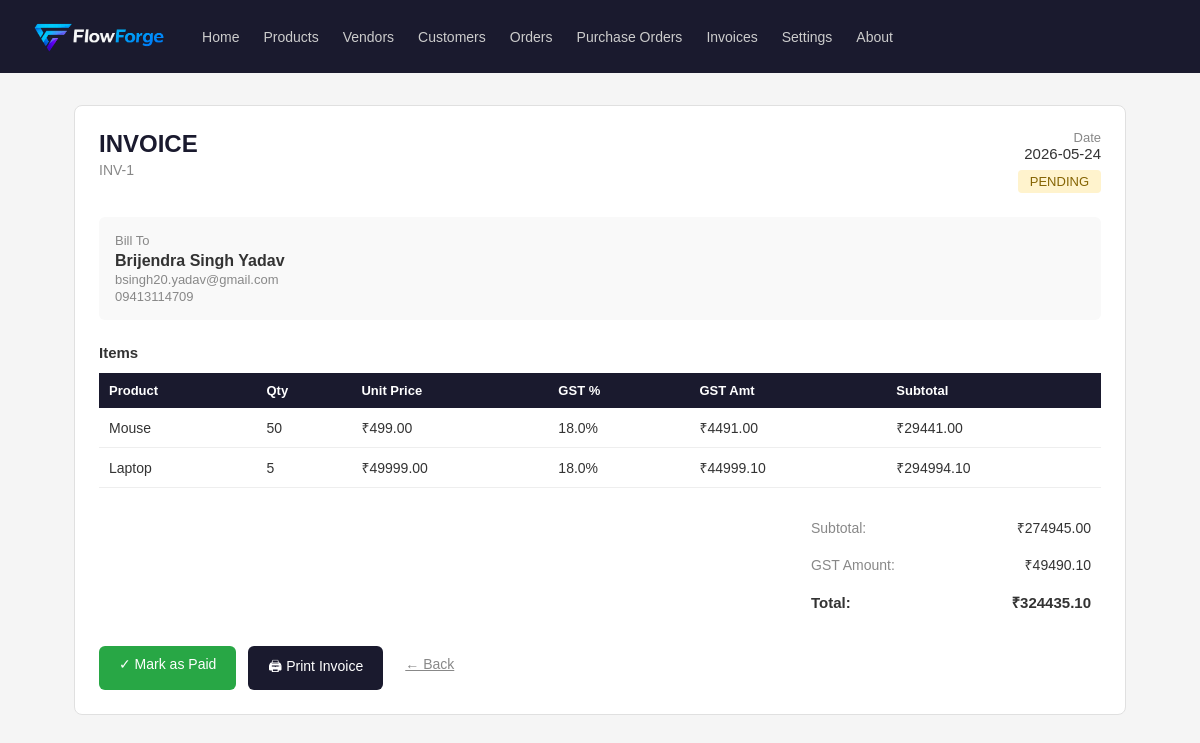
Page /invoices/1 on the committed database.
### tables this page shows
CREATE TABLE invoices (
            id INTEGER PRIMARY KEY AUTOINCREMENT,
            order_id INTEGER NOT NULL,
            customer_id INTEGER NOT NULL,
            status TEXT DEFAULT 'pending',
            subtotal REAL DEFAULT 0,
            gst_amount REAL DEFAULT 0,
            total_amount REAL DEFAULT 0,
            created_at TIMESTAMP DEFAULT CURRENT_TIMESTAMP,
            FOREIGN KEY (order_id) REFERENCES orders(id),
            FOREIGN KEY (customer_id) REFERENCES customers(id)
        );

CREATE TABLE customers (
            id INTEGER PRIMARY KEY AUTOINCREMENT,
            name TEXT NOT NULL,
            email TEXT,
            phone TEXT,
            address TEXT
        );

CREATE TABLE order_items (
            id INTEGER PRIMARY KEY AUTOINCREMENT,
            order_id INTEGER NOT NULL,
            product_id INTEGER NOT NULL,
            quantity INTEGER NOT NULL,
            unit_price REAL NOT NULL,
            FOREIGN KEY (order_id) REFERENCES orders(id),
            FOREIGN KEY (product_id) REFERENCES products(id)
        );

CREATE TABLE products (
            id INTEGER PRIMARY KEY AUTOINCREMENT,
            name TEXT NOT NULL,
            sku TEXT UNIQUE NOT NULL,
            purchase_price REAL NOT NULL DEFAULT 0,
            unit_price REAL NOT NULL,
            gst_percent REAL DEFAULT 0,
            stock_qty INTEGER DEFAULT 0,
            description TEXT
        );

### App.py (the view)
@app.route('/invoices/<int:id>')
def invoices_detail(id):
    db = get_db()
    invoice = db.execute('''
        SELECT invoices.*,
               customers.name as customer_name,
               customers.email as customer_email,
               customers.phone as customer_phone,
               customers.address as customer_address
        FROM invoices
        JOIN customers ON invoices.customer_id = customers.id
        WHERE invoices.id = ?
    ''', (id,)).fetchone()
    if not invoice:
        flash("Invoice nahi mila!", "danger")
        return redirect(url_for('invoices_list'))
    items = db.execute('''
        SELECT order_items.*,
               products.name as product_name,
               products.gst_percent as gst_percent
        FROM order_items
        JOIN products ON order_items.product_id = products.id
        WHERE order_items.order_id = ?
    ''', (invoice['order_id'],)).fetchall()
    db.close()
    return render_template('invoices/detail.html', invoice=invoice, items=items)

### database.py (called while the page is built)
def get_db():
    conn = sqlite3.connect(DATABASE)
    conn.row_factory = sqlite3.Row
    return conn

### templates/invoices/detail.html (shortened to what this page needs)
{% extends "base.html" %}
{% block content %}
<div class="card">
    <div style="display: flex; justify-content: space-between; align-items: flex-start;">
        <div>
            <h2 style="font-size: 24px; color: #1a1a2e;">INVOICE</h2>
            <p style="color: #888; font-size: 14px; margin-top: 4px;">INV-{{ invoice['id'] }}</p>
        </div>
        <div style="text-align: right;">
            <p style="font-size: 13px; color: #888;">Date</p>
            <p style="font-size: 15px;">{{ invoice['created_at'][:10] }}</p>
            <span style="
                background: {% if invoice['status'] == 'paid' %}#d4edda{% else %}#fff3cd{% endif %};
                color: {% if invoice['status'] == 'paid' %}#155724{% else %}#856404{% endif %};
                padding: 4px 12px; border-radius: 4px; font-size: 13px; margin-top: 8px; display: inline-block;">
                {{ invoice['status'] | upper }}
            </span>
        </div>
    </div>
    <div style="margin-top: 24px; padding: 16px; background: #f9f9f9; border-radius: 6px;">
        <p style="font-size: 13px; color: #888;">Bill To</p>
        <p style="font-size: 16px; font-weight: 600; margin-top: 4px;">{{ invoice['customer_name'] }}</p>
        <p style="font-size: 13px; color: #888; margin-top: 2px;">{{ invoice['customer_email'] or '' }}</p>
        <p style="font-size: 13px; color: #888; margin-top: 2px;">{{ invoice['customer_phone'] or '' }}</p>
    </div>
    <h3 style="margin-top: 24px; margin-bottom: 12px; font-size: 15px;">Items</h3>
    <table style="width: 100%; border-collapse: collapse;">
        <thead>
            <tr style="background: #1a1a2e; color: white;">
                <th style="padding: 10px; text-align: left; font-size: 13px;">Product</th>
                <th style="padding: 10px; text-align: left; font-size: 13px;">Qty</th>
                <th style="padding: 10px; text-align: left; font-size: 13px;">Unit Price</th>
                <th style="padding: 10px; text-align: left; font-size: 13px;">GST %</th>
                <th style="padding: 10px; text-align: left; font-size: 13px;">GST Amt</th>
                <th style="padding: 10px; text-align: left; font-size: 13px;">Subtotal</th>
            </tr>
        </thead>
        <tbody>
            {% for item in items %}
            <tr style="border-bottom: 1px solid #eee;">
                <td style="padding: 10px; font-size: 14px;">{{ item['product_name'] }}</td>
                <td style="padding: 10px; font-size: 14px;">{{ item['quantity'] }}</td>
                <td style="padding: 10px; font-size: 14px;">₹{{ "%.2f"|format(item['unit_price']) }}</td>
                <td style="padding: 10px; font-size: 14px;">{{ item['gst_percent'] }}%</td>
                <td style="padding: 10px; font-size: 14px;">
                    ₹{{ "%.2f"|format(item['unit_price'] * item['quantity'] * item['gst_percent'] / 100) }}
                </td>
                <td style="padding: 10px; font-size: 14px;">
                    ₹{{ "%.2f"|format(item['unit_price'] * item['quantity'] * (1 + item['gst_percent']/100)) }}
                </td>
            </tr>
            {% endfor %}
        </tbody>
    </table>
    <div style="margin-top: 20px; display: flex; justify-content: flex-end;">
        <table style="width: 300px;">
            <tr>
                <td style="padding: 8px; font-size: 14px; color: #888;">Subtotal:</td>
                <td style="padding: 8px; font-size: 14px; text-align: right;">
                    ₹{{ "%.2f"|format(invoice['subtotal']) }}
                </td>
            </tr>
            <tr>
                <td style="padding: 8px; font-size: 14px; color: #888;">GST Amount:</td>
                <td style="padding: 8px; font-size: 14px; text-align: right;">
                    ₹{{ "%.2f"|format(invoice['gst_amount']) }}
                </td>
            </tr>
            <tr style="border-top: 2px solid #1a1a2e;">
                <td style="padding: 8px; font-size: 15px; font-weight: 600;">Total:</td>
                <td style="padding: 8px; font-size: 15px; font-weight: 600; text-align: right;">
                    ₹{{ "%.2f"|format(invoice['total_amount']) }}
                </td>
            </tr>
        </table>
    </div>
    <div style="margin-top: 24px; display: flex; gap: 12px;">
        {% if invoice['status'] == 'pending' %}
        <a href="/invoices/mark-paid/{{ invoice['id'] }}"
           style="background: #28a745; color: white; padding: 10px 20px;
           border-radius: 6px; text-decoration: none; font-size: 14px;">
            ✓ Mark as Paid
        </a>
        {% endif %}
        <a href="/invoices/{{ invoice['id'] }}/print"
           style="background: #1a1a2e; color: white; padding: 10px 20px;
           border-radius: 6px; text-decoration: none; font-size: 14px;">
            🖨 Print Invoice
        </a>
        <a href="/invoices"
           style="font-size: 14px; color: #888; padding: 10px;">
            ← Back
        </a>
    </div>
</div>
{% endblock %}

### templates/base.html (style rules this page uses)
* { margin: 0; padding: 0; box-sizing: border-box; }
body { font-family: sans-serif; background: #f5f5f5; color: #333; }
.card { background: white; border-radius: 8px; padding: 24px; border: 1px solid #e0e0e0; }

### rows in the picture
invoices: id "1", created_at "2026-05-24", status "PENDING", subtotal "274945.00", gst_amount "49490.10", total_amount "324435.10"
customers: customer_name "Brijendra Singh Yadav", email "bsingh20.yadav@gmail.com", phone "09413114709"
order_items: product_name "Mouse", quantity "50", unit_price "499.00", gst_percent "18.0", unit_price+quantity "4491.00", unit_price+quantity "29441.00"
order_items: product_name "Laptop", quantity "5", unit_price "49999.00", gst_percent "18.0", unit_price+quantity "44999.10", unit_price+quantity "294994.10"
